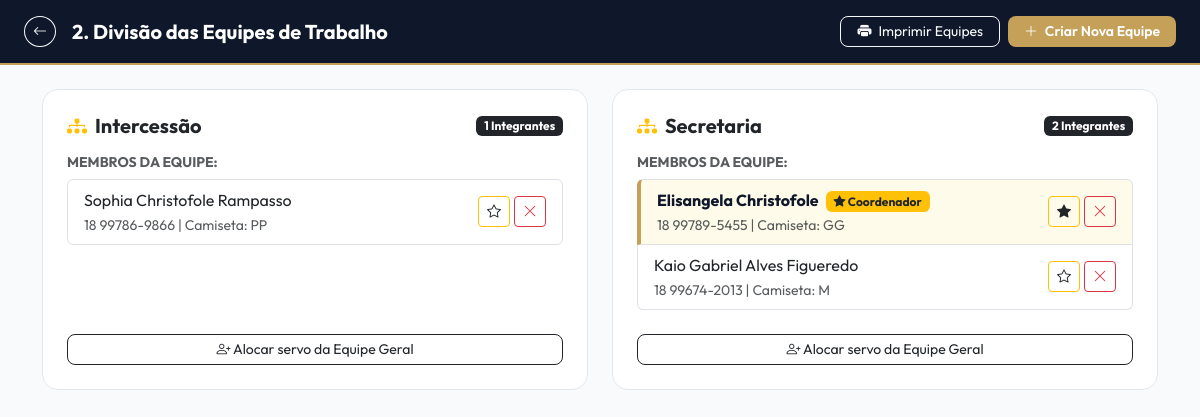
The app's page /equipes-trabalho.php?edicao_id=2, older data.
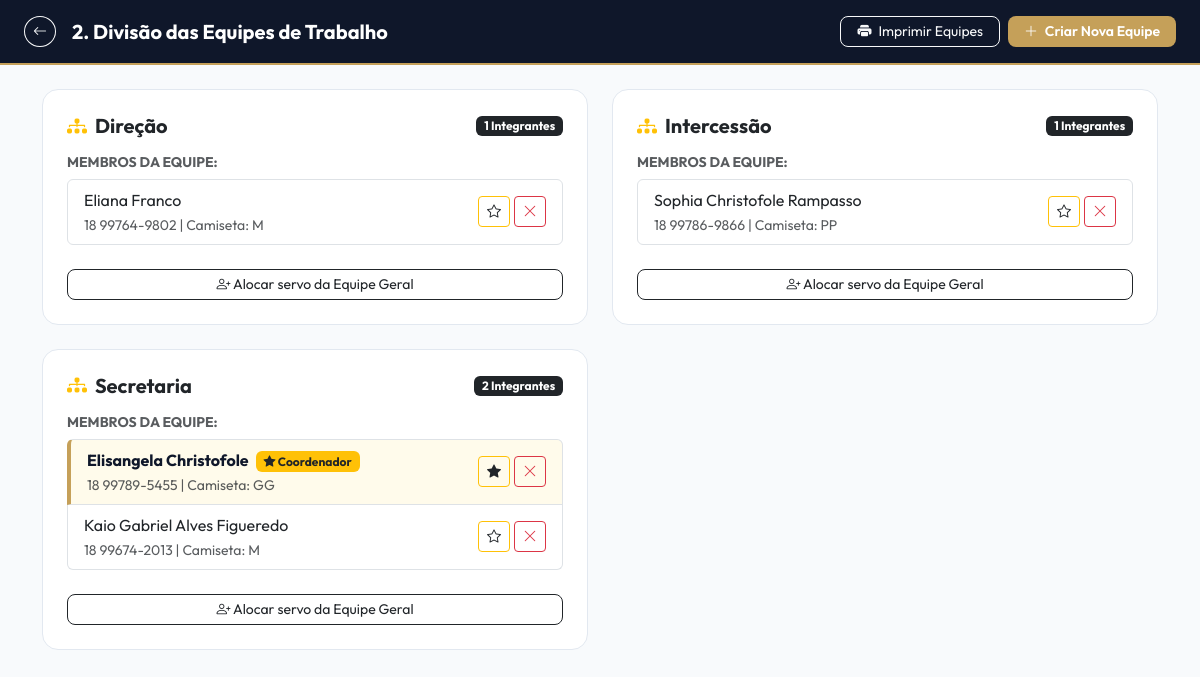
The same page, newer data.
### tables this page shows
CREATE TABLE `equipes_trabalho` (
  `id` int(11) NOT NULL,
  `edicao_id` int(11) NOT NULL,
  `nome` varchar(100) NOT NULL,
  `atribuicoes` text DEFAULT NULL,
  `criado_em` timestamp NOT NULL DEFAULT current_timestamp()
);

CREATE TABLE `equipe_membros` (
  `id` int(11) NOT NULL,
  `equipe_id` int(11) NOT NULL,
  `voluntario_id` int(11) NOT NULL,
  `e_coordenador` tinyint(1) DEFAULT 0,
  `criado_em` timestamp NOT NULL DEFAULT current_timestamp()
);

CREATE TABLE `equipe_geral` (
  `id` int(11) NOT NULL,
  `edicao_id` int(11) NOT NULL,
  `nome` varchar(255) NOT NULL,
  `telefone` varchar(20) NOT NULL,
  `tamanho_camiseta` varchar(10) NOT NULL,
  `criado_em` timestamp NOT NULL DEFAULT current_timestamp(),
  `pessoa_id` int(11) DEFAULT NULL
);

### equipes-trabalho.php (the view, shortened to what the changed rows need)
<?php
require_once 'config/database.php';
$edicao_id = isset($_GET['edicao_id']) ? intval($_GET['edicao_id']) : 0;
$stmt =$conn->prepare("SELECT * FROM equipes_trabalho WHERE edicao_id = ? ORDER BY nome ASC");
$stmt->bind_param("i", $edicao_id);$stmt->execute();
$equipes =$stmt->get_result()->fetch_all(MYSQLI_ASSOC);
?>
<!DOCTYPE html>
<html lang="pt-br">
<head>
    <link href="https://cdn.jsdelivr.net/npm/bootstrap@5.3.0/dist/css/bootstrap.min.css" rel="stylesheet">
    <link rel="stylesheet" href="https://cdn.jsdelivr.net/npm/bootstrap-icons@1.11.0/font/bootstrap-icons.css">
    <link href="https://cdn.jsdelivr.net/npm/tom-select@2.2.2/dist/css/tom-select.bootstrap5.min.css" rel="stylesheet">
</head>
<body>
    <main class="container py-4">
        <div class="row g-4 no-print">
            <?php if (empty($equipes)): ?>
                <div class="col-12 text-center py-5 text-muted">
                    <h5>Nenhuma equipe cadastrada.</h5>
                    <p>Clique em "+ Criar Nova Equipe" para cadastrar um setor (Ex: Cozinha, Secretaria, Apoio...).</p>
                </div>
            <?php else: ?>
                <?php foreach ($equipes as$eq): ?>
                    <?php
                    $stmt_m =$conn->prepare("SELECT em.id as membro_id, em.e_coordenador, eg.nome, eg.telefone, eg.tamanho_camiseta
                                             FROM equipe_membros em
                                             JOIN equipe_geral eg ON em.voluntario_id = eg.id
                                             WHERE em.equipe_id = ?
                                             ORDER BY em.e_coordenador DESC, eg.nome ASC");
                    $stmt_m->bind_param("i", $eq['id']);$stmt_m->execute();
                    $membros =$stmt_m->get_result()->fetch_all(MYSQLI_ASSOC);
                    ?>
                    <div class="col-12 col-md-6">
                        <div class="card-equipe p-4 h-100 d-flex flex-column justify-content-between drop-zone" data-equipe-id="<?= $eq['id'] ?>">
                            <div>
                                <div class="d-flex justify-content-between align-items-center mb-3">
                                    <h5 class="fw-bold text-dark m-0"><i class="bi bi-diagram-3-fill text-warning me-2"></i><?= htmlspecialchars($eq['nome']) ?></h5>
                                    <span class="badge bg-dark"><?= count($membros) ?> Integrantes</span>
                                </div>
                                <h6 class="fw-bold small text-muted mb-2">MEMBROS DA EQUIPE:</h6>
                                <ul class="list-group mb-3 target-list">
                                    <?php if (empty($membros)): ?>
                                        <li class="list-group-item text-center text-muted small py-3 empty-msg">Nenhum voluntário alocado nesta equipe.</li>
                                    <?php else: ?>
                                        <?php foreach ($membros as$m): ?>
                                            <li class="list-group-item d-flex justify-content-between align-items-center py-2 draggable-item <?= $m['e_coordenador'] ? 'coordenador-item' : '' ?>" draggable="true" data-membro-id="<?= $m['membro_id'] ?>">
                                                <div>
                                                    <?= htmlspecialchars($m['nome']) ?>
                                                    <?php if ($m['e_coordenador']): ?>
                                                        <span class="badge bg-warning text-dark ms-1"><i class="bi bi-star-fill"></i> Coordenador</span>
                                                    <?php endif; ?>
                                                    <br><small class="text-muted fw-normal"><?= htmlspecialchars($m['telefone']) ?> &#124; Camiseta: <?= $m['tamanho_camiseta'] ?></small>
                                                </div>
                                                <div class="d-flex gap-1 no-print">
                                                    <form action="equipes-trabalho.php?edicao_id=<?= $edicao_id ?>" method="POST" class="d-inline">
                                                        <button type="submit" class="btn btn-sm btn-outline-warning text-dark" title="Definir/Remover Liderança">
                                                            <i class="bi bi-star<?= $m['e_coordenador'] ? '-fill' : '' ?>"></i>
                                                        </button>
                                                    </form>
                                                    <form action="equipes-trabalho.php?edicao_id=<?= $edicao_id ?>" method="POST" class="d-inline" onsubmit="return confirm('Remover da equipe?');">
                                                        <button type="submit" class="btn btn-sm btn-outline-danger">
                                                            <i class="bi bi-x-lg"></i>
                                                        </button>
                                                    </form>
                                                </div>
                                            </li>
                                        <?php endforeach; ?>
                                    <?php endif; ?>
                                </ul>
                            </div>
                            <button class="btn btn-outline-dark btn-sm w-100 rounded-3 mt-2 no-print" onclick="abrirModalAlocar(<?= $eq['id'] ?>, '<?= htmlspecialchars(addslashes($eq['nome'])) ?>')">
                                <i class="bi bi-person-plus"></i> Alocar servo da Equipe Geral
                            </button>
                        </div>
                    </div>
                <?php endforeach; ?>
            <?php endif; ?>
        </div>
    </main>
</body>
</html>

Row changes from the older to the newer data that the page shows:
added equipes_trabalho: nome "Direção", count($membros) "1"
added equipe_membros: voluntario.nome "Eliana Franco", voluntario.telefone "18 99764-9802", voluntario.tamanho_camiseta "M", e_coordenador 0 (drawn), shown under "Direção"
